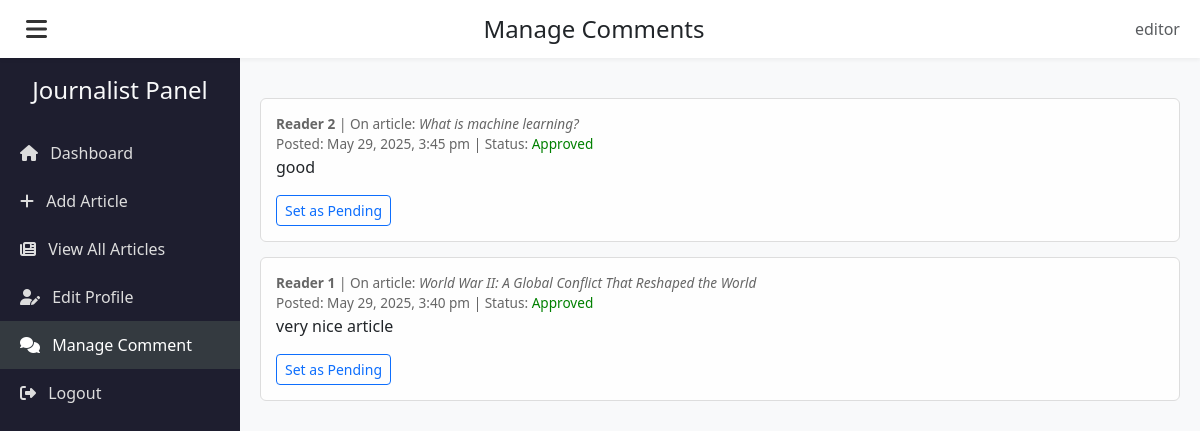
Screenshot of /j.manage_comment.php (signed in) with the database file from the repository.
### tables this page shows
CREATE TABLE `comments` (
  `comment_id` int(11) NOT NULL,
  `article_id` int(11) DEFAULT NULL,
  `content` text NOT NULL,
  `created_at` timestamp NOT NULL DEFAULT current_timestamp(),
  `name` text NOT NULL,
  `status` enum('pending','approved') NOT NULL DEFAULT 'pending'
);

CREATE TABLE `articles` (
  `article_id` int(11) NOT NULL,
  `title` varchar(255) NOT NULL,
  `content` text NOT NULL,
  `image_url` varchar(255) DEFAULT NULL,
  `status` enum('draft','pending','approved','declined') DEFAULT 'draft',
  `created_at` timestamp NOT NULL DEFAULT current_timestamp(),
  `updated_at` timestamp NOT NULL DEFAULT current_timestamp() ON UPDATE current_timestamp(),
  `author_id` int(11) DEFAULT NULL
);

### j.manage_comment.php (the view, shortened to what this page needs)
<?php
require_once 'db.php';
$user_role = $_SESSION['role'];
$username = htmlspecialchars($_SESSION['username'] ?? '');
if ($user_role === 'editor') {
    $sql = "SELECT c.comment_id, c.name, c.content, c.status, c.created_at, a.title
            FROM comments c
            JOIN articles a ON c.article_id = a.article_id
            ORDER BY c.created_at DESC";
    $stmt = $conn->prepare($sql);
}
$stmt->execute();
$result = $stmt->get_result();
?>
<!DOCTYPE html>
<html lang="en">
<head>
    <link href="https://cdn.jsdelivr.net/npm/bootstrap@5.3.0/dist/css/bootstrap.min.css" rel="stylesheet">
    <link href="https://cdnjs.cloudflare.com/ajax/libs/font-awesome/6.4.0/css/all.min.css" rel="stylesheet">
</head>
<body>
    <div class="top-navbar">
        <button class="hamburger" onclick="toggleSidebar()">
            <i class="fas fa-bars"></i>
        </button>
        <h4 class="m-0">Manage Comments</h4>
        <span class="text-muted d-none d-md-inline"><?php echo $username; ?></span>
    </div>
    <nav id="sidebar" class="sidebar">
        <h4 class="text-center text-light mt-3">Journalist Panel</h4>
        <ul class="list-unstyled mt-4">
            <li><a href="journalist_dashboard.php"><i class="fas fa-home me-2"></i> Dashboard</a></li>
            <li><a href="add_article.php"><i class="fas fa-plus me-2"></i> Add Article</a></li>
            <li><a href="view_articles.php"><i class="fas fa-newspaper me-2"></i> View All Articles</a></li>
            <li><a href="edit_profile.php"><i class="fas fa-user-edit me-2"></i> Edit Profile</a></li>
            <li class="active"><a href="j.manage_comment.php"><i class="fas fa-comments me-2"></i> Manage Comment</a></li>
            <li><a href="logout.php"><i class="fas fa-sign-out-alt me-2"></i> Logout</a></li>
        </ul>
    </nav>
    <main id="mainContent" class="main-content">
        <?php while ($row = $result->fetch_assoc()): ?>
            <div class="comment-box">
                <div class="comment-meta">
                    <strong><?php echo htmlspecialchars($row['name']); ?></strong> |
                    On article: <em><?php echo htmlspecialchars($row['title']); ?></em><br>
                    Posted: <?php echo date('F j, Y, g:i a', strtotime($row['created_at'])); ?> |
                    Status: <span class="status-<?php echo $row['status']; ?>"><?php echo ucfirst($row['status']); ?></span>
                </div>
                <p><?php echo nl2br(htmlspecialchars($row['content'])); ?></p>
                <form method="POST" class="d-inline">
                    <button type="submit" class="btn btn-sm btn-outline-primary">
                        Set as <?php echo $row['status'] === 'approved' ? 'Pending' : 'Approved'; ?>
                    </button>
                </form>
            </div>
        <?php endwhile; ?>
    </main>
</body>
</html>

### j.manage_comment.php (style rules this page uses)
body { font-family: 'Segoe UI', sans-serif; background-color: #f8f9fa; margin: 0; overflow-x: hidden; }
.top-navbar { background-color: #ffffff; box-shadow: 0 2px 4px rgba(0, 0, 0, 0.05); padding: 10px 20px; display: flex; align-items: center; justify-content: space-between; position: sticky; top: 0; z-index: 1040; }
.hamburger { font-size: 24px; background: none; border: none; color: #333; }
.sidebar { background-color: #1e1e2f; color: white; height: 100vh; width: 240px; position: fixed; top: 0; left: 0; z-index: 1030; padding-top: 60px; transition: transform 0.3s ease; transform: translateX(0); }
.sidebar a { color: #ddd; display: block; padding: 12px 20px; text-decoration: none; }
.sidebar a:hover, .sidebar .active a { background-color: #343a40; color: #fff; }
.main-content { margin-left: 240px; padding: 40px 20px; transition: margin-left 0.3s ease; }
.comment-box { border: 1px solid #ddd; padding: 15px; border-radius: 6px; margin-bottom: 15px; background-color: #fefefe; }
.comment-meta { font-size: 0.85rem; color: #666; }
.status-approved { color: green; }

### rows the page displays
comments: name "Reader 2", article.title "What is machine learning?", created_at "May 29, 2025, 3:45 pm", status "Approved", content "good", shows "Pending"
comments: name "Reader 1", article.title "World War II: A Global Conflict That Reshaped the World", created_at "May 29, 2025, 3:40 pm", status "Approved", content "very nice article", shows "Pending"

### other values shown
$username "editor"
